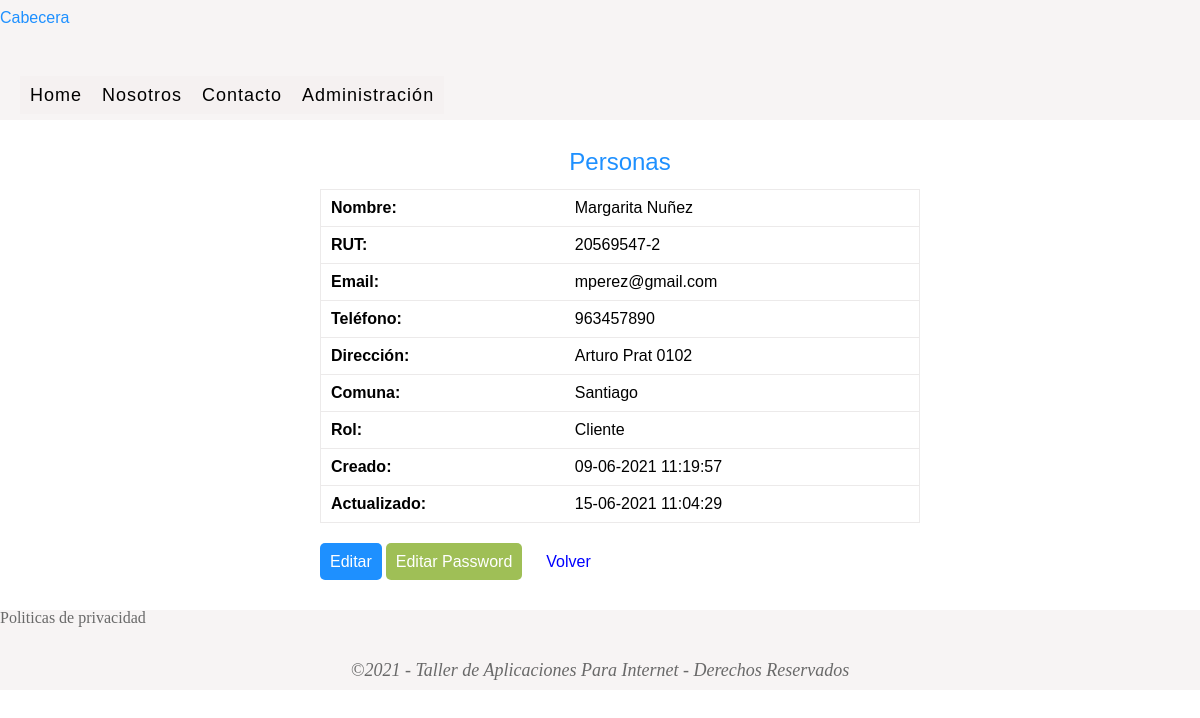
The app's page /personas/show.php?id=2 with its own data.
### tables this page shows
CREATE TABLE `personas` (
  `id` int NOT NULL AUTO_INCREMENT,
  `nombre` varchar(255) NOT NULL,
  `rut` varchar(15) NOT NULL,
  `email` varchar(255) NOT NULL,
  `direccion` varchar(255) NOT NULL,
  `fecha_nac` date NOT NULL,
  `telefono` int NOT NULL,
  `rol_id` int NOT NULL,
  `comuna_id` int NOT NULL,
  `created_at` datetime DEFAULT NULL,
  `updated_at` datetime DEFAULT NULL,
  PRIMARY KEY (`id`),
  KEY `rol_id` (`rol_id`),
  KEY `comuna_id` (`comuna_id`),
  CONSTRAINT `personas_ibfk_1` FOREIGN KEY (`rol_id`) REFERENCES `roles` (`id`),
  CONSTRAINT `personas_ibfk_2` FOREIGN KEY (`comuna_id`) REFERENCES `comunas` (`id`)
);

CREATE TABLE `comunas` (
  `id` int NOT NULL AUTO_INCREMENT,
  `nombre` varchar(255) NOT NULL,
  `region_id` int NOT NULL,
  `created_at` datetime DEFAULT NULL,
  `updated_at` datetime DEFAULT NULL,
  PRIMARY KEY (`id`),
  KEY `region_id` (`region_id`),
  CONSTRAINT `comunas_ibfk_1` FOREIGN KEY (`region_id`) REFERENCES `regiones` (`id`)
);

CREATE TABLE `roles` (
  `id` int NOT NULL AUTO_INCREMENT,
  `nombre` varchar(255) NOT NULL,
  `created_at` datetime DEFAULT NULL,
  `updated_at` datetime DEFAULT NULL,
  PRIMARY KEY (`id`)
);

### class/usuarioModel.php (called while the page is built, shortened)
<?php
require_once('modelo.php');
class UsuarioModel extends Modelo
{
    public function getUsuarioPersona($persona)
    {
        $persona = (int) $persona;
        $usuario = $this->_db->prepare("SELECT id FROM usuarios WHERE persona_id = ?");
        $usuario->bindParam(1, $persona);
        $usuario->execute();
        return $usuario->fetch();
    }
}

### class/modelo.php (called while the page is built, shortened)
<?php
class Modelo
{
    public function __construct()
    {
        $this->_db = new Conexion;
    }
}

### class/personaModel.php (called while the page is built, shortened)
<?php
require_once('modelo.php');
class PersonaModel extends Modelo
{
    public function getPersonaId($id)
    {
        $id = (int) $id;
        $persona = $this->_db->prepare("SELECT p.id, p.nombre, p.rut, p.email, p.direccion, p.fecha_nac, p.telefono, p.rol_id, p.comuna_id, p.created_at, p.updated_at, r.nombre as rol, c.nombre as comuna FROM personas p INNER JOIN roles r ON p.rol_id = r.id INNER JOIN comunas c ON p.comuna_id = c.id WHERE p.id = ?");
        $persona->bindParam(1, $id);
        $persona->execute();
        return $persona->fetch();
    }
}

### personas/show.php (the view, shortened to what this page needs)
<?php
    require('../class/personaModel.php');
    require('../class/usuarioModel.php');
    if (isset($_GET['id'])) {
        $id = (int) $_GET['id'];
        $personas = new PersonaModel;
        $usuarios = new UsuarioModel;
        $persona = $personas->getPersonaId($id);
        $usuario = $usuarios->getUsuarioPersona($id);
    }
?>
<!DOCTYPE html>
<html lang="es">
<head>
    <link rel="stylesheet" href="../css/reset.css">
    <link rel="stylesheet" href="../css/estilos.css">
</head>
<body>
    <header>
        <h1>Cabecera</h1>
        <?php include('../partials/menu.php'); ?>
    </header>
    <section>
        <div class="contenido">
            <h1>Personas</h1>
            <?php if($persona): ?>
                <table class="table">
                    <tr>
                        <th>Nombre:</th>
                        <td> <?php echo $persona['nombre']; ?> </td>
                    </tr>
                    <tr>
                        <th>RUT:</th>
                        <td> <?php echo $persona['rut']; ?> </td>
                    </tr>
                    <tr>
                        <th>Email:</th>
                        <td> <?php echo $persona['email']; ?> </td>
                    </tr>
                    <tr>
                        <th>Teléfono:</th>
                        <td> <?php echo $persona['telefono']; ?> </td>
                    </tr>
                    <tr>
                        <th>Dirección:</th>
                        <td> <?php echo $persona['direccion']; ?> </td>
                    </tr>
                    <tr>
                        <th>Comuna:</th>
                        <td> <?php echo $persona['comuna']; ?> </td>
                    </tr>
                    <tr>
                        <th>Rol:</th>
                        <td> <?php echo $persona['rol']; ?> </td>
                    </tr>
                    <tr>
                        <th>Creado:</th>
                        <td>
                            <?php
                                $created = new DateTime($persona['created_at']);
                                echo $created->format('d-m-Y H:i:s');
                            ?>
                        </td>
                    </tr>
                    <tr>
                        <th>Actualizado:</th>
                        <td>
                            <?php
                                $update = new DateTime($persona['updated_at']);
                                echo $update->format('d-m-Y H:i:s');
                            ?>
                        </td>
                    </tr>
                </table>
                <p class="enlace">
                    <a href="edit.php?id=<?php echo $id; ?>" class="btn btn-primary">Editar</a>
                    <?php if(empty($usuario)): ?>
                        <a href="../usuarios/add.php?id_persona=<?php echo $id; ?>" class="btn btn-success">Crear Cuenta</a>
                    <?php else: ?>
                        <a href="#" class="btn btn-success">Editar Password</a>
                    <?php endif; ?>
                    <a href="index.php" class="btn btn-link">Volver</a>
                </p>
            <?php else: ?>
                <p class="text-info">El dato no existe</p>
            <?php endif; ?>
        </div>
    </section>
    <footer>
        <?php include('../partials/footer.php'); ?>
    </footer>
</body>
</html>

### css/estilos.css (style rules this page uses)
footer { width: 100%; float: left; height: 80px; background-color: rgba(245, 240, 240, 0.733); margin-top: 20px; }
h1,h2,h3,h4,h5,h6 { color: dodgerblue; font-family: Verdana, Geneva, Tahoma, sans-serif; margin-bottom: 15px; margin-top: 10px; }
header { float:left; width: 100%; height: 120px; background-color: rgba(245, 240, 240, 0.733); margin-bottom: 20px; }
section { float: left; width: 100%; margin-left: 20px; margin-right: 20px; margin-bottom: 20px; }
section h1 { text-align: center; font-size: 24px; }
table { width: 100%; }
.btn { width: 120px; height: 40px; border: 0; text-align: center; border-radius: 5px; }
.btn-link { margin-left: 10px; margin-right: 10px; padding: 10px; color: blue; }
.btn-primary { background-color: dodgerblue; color: white; }
.btn-success { background-color: #9FBF56; color: white; }
.btn-link, .btn-primary, .btn-warning { font-family: Arial, Helvetica, sans-serif; }
.enlace { float: left; margin-top: 10px; }
.enlace a { width: auto; text-decoration: none; padding: 10px; font-family: Arial, Helvetica, sans-serif; vertical-align: middle; }
.contenido { float: left; width: 50%; margin-left: 25%; }
.table { float: left; border: solid 1px; border-color: #ECEAEA; margin-bottom: 20px; }
.table th { font-weight: bold; }
.table th, td { padding: 10px; border-bottom: 1px solid #ECEAEA; text-align: left; font-family: Arial, Helvetica, sans-serif; }

### records on screen
personas: nombre "Margarita Nuñez", rut "20569547-2", email "mperez@gmail.com", telefono "963457890", direccion "Arturo Prat 0102", comuna.nombre "Santiago", rol.nombre "Cliente", created_at "09-06-2021 11:19:57", updated_at "15-06-2021 11:04:29"
